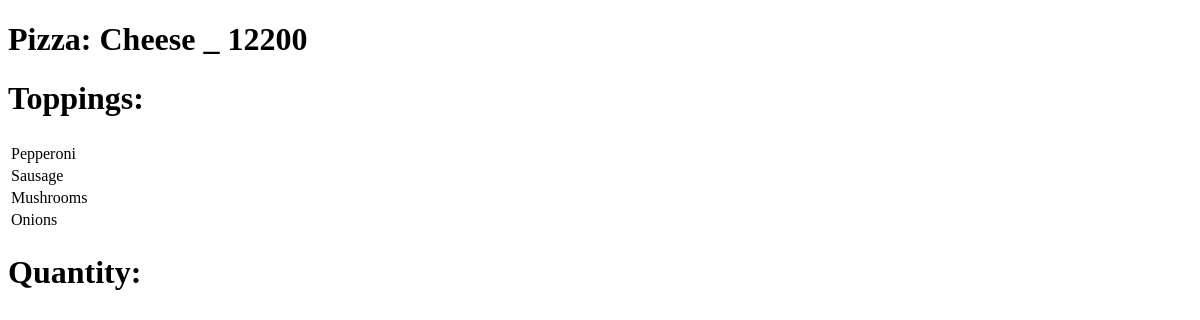
/item/1, run on an earlier commit of the app's database.
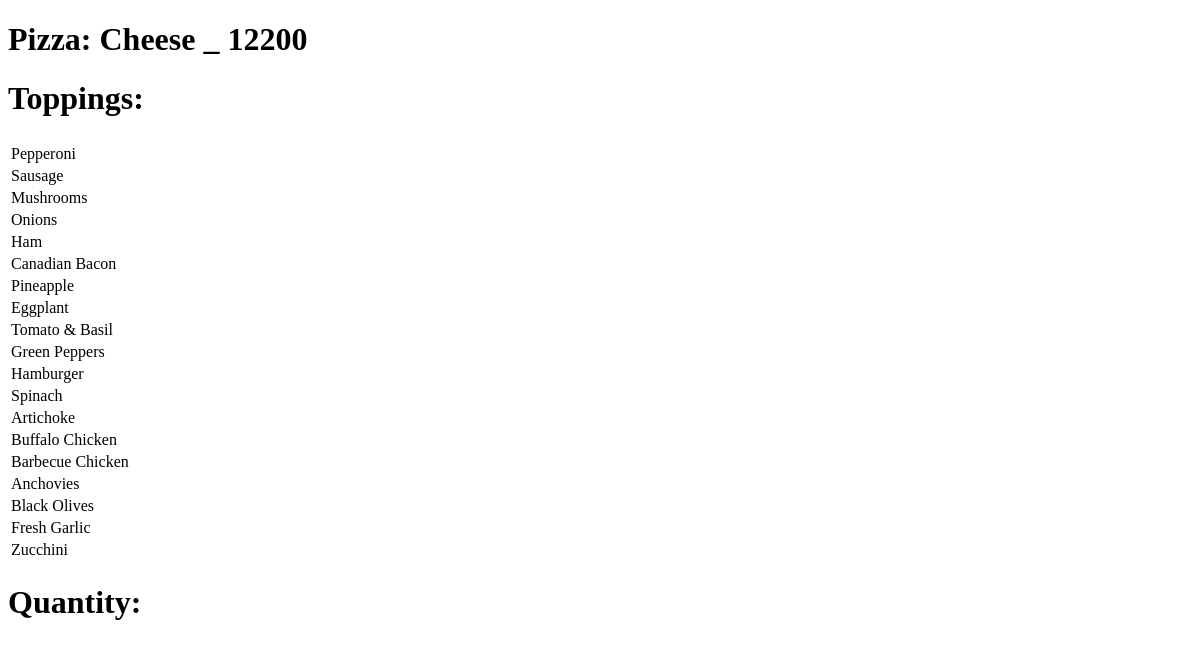
And on a later commit of the database.
### orders/models.py (models this page shows, shortened)
class Item(models.Model):
    category = models.ForeignKey(Category, on_delete=models.CASCADE)
    name = models.CharField(max_length=64)
    price = models.IntegerField(blank=True, default=0) # Blankable for Toppings
    def __str__(self):
        return f"{self.category}: {self.name} _ {self.price}"

class Category(models.Model):
    PIZZA = 'Pizza'
    TOPPING = 'Topping'
    SUB = 'Sub'
    PASTA = 'Pasta'
    SALAD = 'Salad'
    DINNER = 'Dinner Platters'
    CATEGORY_CHOICES = (
        (PIZZA, 'Pizza'),
        (TOPPING, 'Topping'),
        (SUB, 'Sub menu'),
        (PASTA, 'Pasta'),
        (SALAD, 'Salad'),
        (DINNER, 'Dinner Platters')
    )
    name = models.CharField(max_length=16, choices=CATEGORY_CHOICES)
    class Meta:
        verbose_name = "Category"
        verbose_name_plural = "Categories"
    def __str__(self):
        return f"{self.name}"

class Topping(Item):
    """Define toppings."""

### orders/views.py (the view)
# urls.py: path('item/<int:item_id>', views.item, name='item_detail'),
def item(request, item_id):
    context = {
        "item": Item.objects.get(pk=item_id),
        "toppings": Topping.objects.all()
    }
    return render(request, 'orders/item.html', context)

### orders/templates/orders/item.html (shortened to what this page needs)
{% extends 'base_orders.html' %}
{% block body %}
{% load static %}
<h1>{{ item }}</h1>
{% if item.category.name == 'Pizza' %}
<h1>Toppings: </h1>
<table>
    <tr>
        <th></th>
    </tr>
    {% for topping in toppings %}
    <tr>
        <td>{{ topping.name }}</td>
    </tr>
    {% endfor %}
</table>
{% endif %}
<h1>Quantity: </h1>
{% endblock %}

### orders/templates/base_orders.html (shortened to what this page needs)
<!DOCTYPE html>
<html>
<head>
</head>
<body>
{% block body %}
{% endblock %}
</body>
</html>

What changed in the data, as far as the page shows it:
added Topping: name "Ham"
added Topping: name "Canadian Bacon"
added Topping: name "Pineapple"
added Topping: name "Eggplant"
added Topping: name "Tomato & Basil"
added Topping: name "Green Peppers"
added Topping: name "Hamburger"
added Topping: name "Spinach"
added Topping: name "Artichoke"
added Topping: name "Buffalo Chicken"
added Topping: name "Barbecue Chicken"
added Topping: name "Anchovies"
added Topping: name "Black Olives"
added Topping: name "Fresh Garlic"
added Topping: name "Zucchini"
